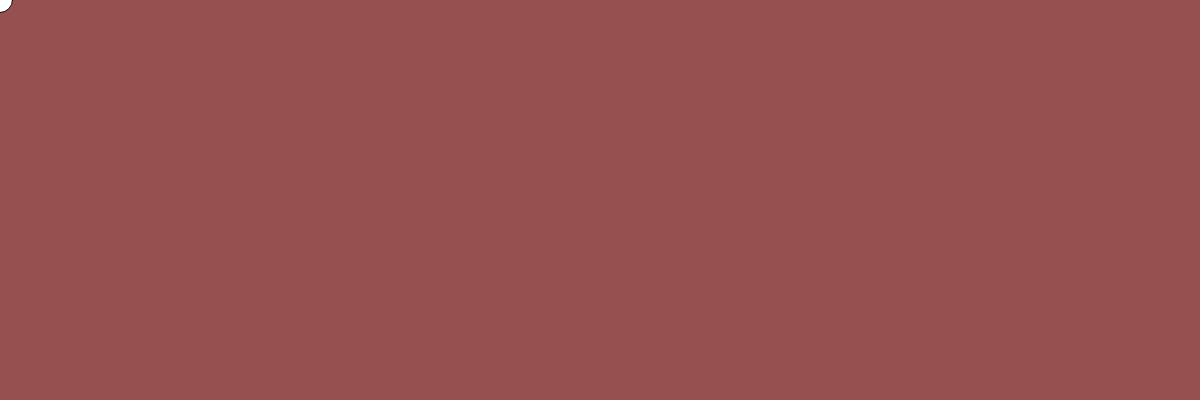
Frame 1 (no input)
Frame 60 (no input): identical to frame 1, image omitted
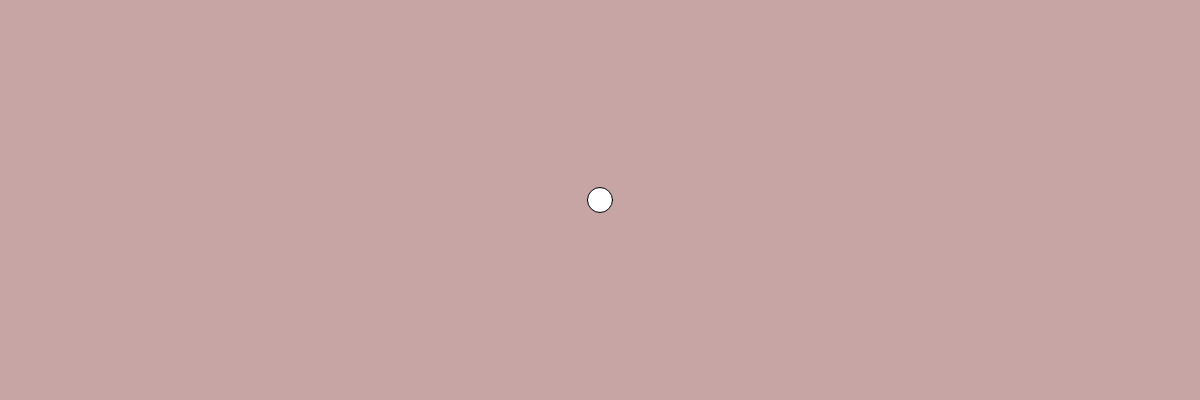
Frame 120 (the mouse pressed at the canvas centre since frame 60)

The p5.js sketch that drew these frames (run headless with seeded random() and noise() and a simulated clock; from frame 60 on, the mouse is pressed at the canvas centre):

// p5.js sketch
// ── sketch.js
function setup() {
  createCanvas(1200, 400);
}

function draw() {
  r =map(mouseX,0,1200,150,250);
  g =map(mouseX,0,1200,80,250);
  b =map(mouseX,0,1200,80,250);
  background(r,g,b);
ellipse(mouseX,mouseY,25);
 
}
